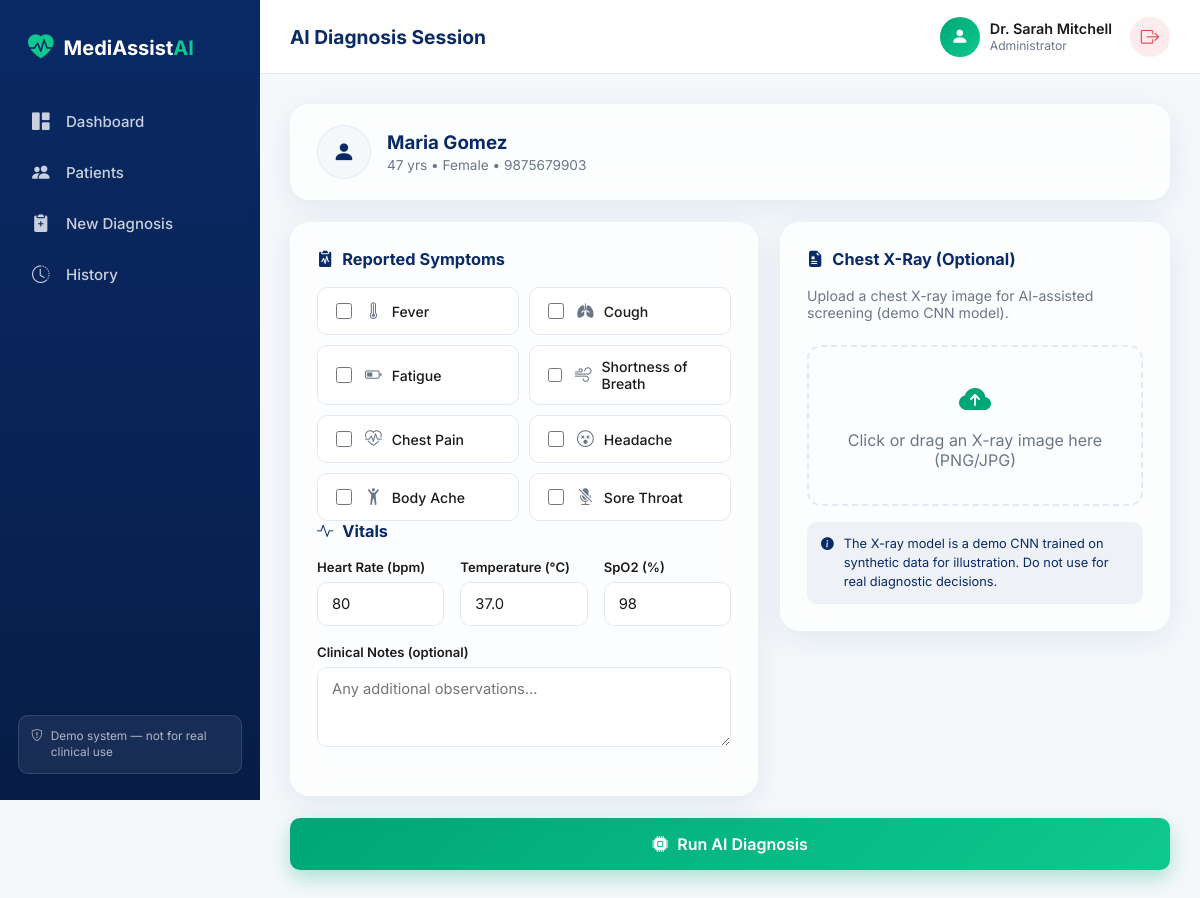
/diagnose/2 (signed in), run on the app's committed database.
### tables this page shows
CREATE TABLE patients (
            id INTEGER PRIMARY KEY AUTOINCREMENT,
            full_name TEXT NOT NULL,
            age INTEGER NOT NULL,
            gender TEXT NOT NULL,
            contact TEXT,
            created_by INTEGER,
            created_at TIMESTAMP DEFAULT CURRENT_TIMESTAMP,
            FOREIGN KEY (created_by) REFERENCES users (id)
        );

### app.py (the view, shortened to what this page needs)
@app.route("/diagnose/<int:patient_id>", methods=["GET", "POST"])
@login_required
def diagnose(patient_id):
    conn = get_connection()
    patient = conn.execute("SELECT * FROM patients WHERE id = ?", (patient_id,)).fetchone()
    if not patient:
        conn.close()
        flash("Patient not found.", "danger")
        return redirect(url_for("patients"))
    conn.close()
    return render_template("diagnose.html", patient=patient)

### app.py (called while the page is built)
def login_required(view_func):
    from functools import wraps
    @wraps(view_func)
    def wrapped(*args, **kwargs):
        if "user_id" not in session:
            flash("Please log in to continue.", "warning")
            return redirect(url_for("login"))
        return view_func(*args, **kwargs)
    return wrapped

### database/db_setup.py (called while the page is built)
def get_connection():
    os.makedirs(os.path.dirname(Config.DATABASE_PATH), exist_ok=True)
    conn = sqlite3.connect(Config.DATABASE_PATH)
    conn.row_factory = sqlite3.Row  # lets us access columns by name
    return conn

### templates/diagnose.html (shortened to what this page needs)
{% extends "base.html" %}
{% block page_title %}AI Diagnosis Session{% endblock %}
{% block content %}
<div class="patient-banner glass-card">
    <div class="table-avatar table-avatar-lg"><i class="bi bi-person-fill"></i></div>
    <div>
        <h3>{{ patient['full_name'] }}</h3>
        <span>{{ patient['age'] }} yrs • {{ patient['gender'] }} • {{ patient['contact'] or 'No contact on file' }}</span>
    </div>
</div>
<form method="POST" enctype="multipart/form-data">
<div class="diagnosis-grid">
    <div class="panel-card glass-card">
        <h3><i class="bi bi-clipboard2-pulse-fill"></i> Reported Symptoms</h3>
        <div class="checkbox-grid">
            <label class="check-tile"><input type="checkbox" name="fever"><i class="bi bi-thermometer-high"></i> Fever</label>
            <label class="check-tile"><input type="checkbox" name="cough"><i class="bi bi-lungs-fill"></i> Cough</label>
            <label class="check-tile"><input type="checkbox" name="fatigue"><i class="bi bi-battery-half"></i> Fatigue</label>
            <label class="check-tile"><input type="checkbox" name="shortness_of_breath"><i class="bi bi-wind"></i> Shortness of Breath</label>
            <label class="check-tile"><input type="checkbox" name="chest_pain"><i class="bi bi-heart-pulse"></i> Chest Pain</label>
            <label class="check-tile"><input type="checkbox" name="headache"><i class="bi bi-emoji-dizzy"></i> Headache</label>
            <label class="check-tile"><input type="checkbox" name="body_ache"><i class="bi bi-person-arms-up"></i> Body Ache</label>
            <label class="check-tile"><input type="checkbox" name="sore_throat"><i class="bi bi-mic-mute-fill"></i> Sore Throat</label>
        </div>
        <h3 class="mt-section"><i class="bi bi-activity"></i> Vitals</h3>
        <div class="form-row">
            <div class="form-group form-group-sm">
                <label>Heart Rate (bpm)</label>
                <input type="number" name="heart_rate" value="80" min="30" max="220">
            </div>
            <div class="form-group form-group-sm">
                <label>Temperature (°C)</label>
                <input type="number" step="0.1" name="temperature" value="37.0" min="30" max="45">
            </div>
            <div class="form-group form-group-sm">
                <label>SpO2 (%)</label>
                <input type="number" name="spo2" value="98" min="50" max="100">
            </div>
        </div>
        <div class="form-group">
            <label>Clinical Notes (optional)</label>
            <textarea name="notes" rows="3" placeholder="Any additional observations..."></textarea>
        </div>
    </div>
    <div class="panel-card glass-card">
        <h3><i class="bi bi-file-earmark-medical-fill"></i> Chest X-Ray (Optional)</h3>
        <p class="form-subtitle">Upload a chest X-ray image for AI-assisted screening (demo CNN model).</p>
        <label class="upload-dropzone" id="dropzone">
            <i class="bi bi-cloud-arrow-up-fill"></i>
            <span id="dropzoneText">Click or drag an X-ray image here (PNG/JPG)</span>
        </label>
        <div class="info-box">
            <i class="bi bi-info-circle-fill"></i>
            <span>The X-ray model is a demo CNN trained on synthetic data for illustration. Do not use for real diagnostic decisions.</span>
        </div>
    </div>
</div>
<button type="submit" class="btn-primary-full btn-run">
    <i class="bi bi-cpu-fill"></i> Run AI Diagnosis
</button>
</form>
{% endblock %}

### static/css/style.css (style rules this page uses)
:root { --primary: #0A2A66; --primary-light: #123a8a; --secondary: #00A676; --secondary-light: #0ec98e; --bg: #F4F8FB; --card: #ffffff; --text: #1B1B1B; --text-muted: #6b7686; --danger: #E5484D; --warning: #F5A623; --border: #e3e9f0; --radius-lg: 20px; --radius-md: 14px; --radius-sm: 10px; --shadow-soft: 0 8px 30px rgba(10, 42, 102, 0.08); --shadow-hover: 0 14px 40px rgba(10, 42, 102, 0.14); }
* { box-sizing: border-box; }
body { margin: 0; font-family: 'Inter', -apple-system, BlinkMacSystemFont, sans-serif; background: var(--bg); color: var(--text); -webkit-font-smoothing: antialiased; }
button { font-family: inherit; }
.glass-card { background: rgba(255, 255, 255, 0.75); backdrop-filter: blur(16px); -webkit-backdrop-filter: blur(16px); border: 1px solid rgba(255, 255, 255, 0.6); border-radius: var(--radius-lg); box-shadow: var(--shadow-soft); transition: transform 0.25s ease, box-shadow 0.25s ease; }
.panel-card { padding: 26px; }
.panel-card h3 { margin: 0 0 18px 0; font-size: 1.02rem; font-weight: 700; color: var(--primary); display: flex; align-items: center; gap: 9px; }
.mt-section { margin-top: 26px; }
.btn-primary, .btn-primary-full, .btn-secondary { display: inline-flex; align-items: center; justify-content: center; gap: 9px; padding: 13px 22px; border-radius: var(--radius-sm); font-weight: 600; font-size: 0.92rem; border: none; cursor: pointer; transition: all 0.2s ease; }
.btn-primary-full { width: 100%; background: linear-gradient(135deg, var(--secondary), var(--secondary-light)); color: #fff; box-shadow: 0 8px 20px rgba(0,166,118,0.3); }
.btn-run { margin-top: 22px; font-size: 1rem; padding: 16px; }
.form-subtitle { color: var(--text-muted); font-size: 0.88rem; margin-bottom: 24px; }
.form-row { display: flex; gap: 16px; }
.form-group { flex: 1; margin-bottom: 18px; }
.form-group-sm { flex: 0.6; }
.form-group label { display: block; font-size: 0.82rem; font-weight: 600; color: var(--text); margin-bottom: 7px; }
.form-group input, .form-group select, .form-group textarea { width: 100%; padding: 12px 14px; border-radius: var(--radius-sm); border: 1.5px solid var(--border); background: #fff; font-size: 0.92rem; font-family: inherit; color: var(--text); transition: border 0.2s ease, box-shadow 0.2s ease; }
.form-group textarea { resize: vertical; }
.checkbox-grid { display: grid; grid-template-columns: repeat(2, 1fr); gap: 10px; }
.check-tile { display: flex; align-items: center; gap: 10px; padding: 12px 14px; border-radius: var(--radius-sm); border: 1.5px solid var(--border); background: #fff; font-size: 0.88rem; font-weight: 500; cursor: pointer; transition: all 0.2s ease; }
.check-tile i { color: var(--text-muted); font-size: 1.05rem; }
.check-tile input { accent-color: var(--secondary); width: 16px; height: 16px; }
.diagnosis-grid { display: grid; grid-template-columns: 1.2fr 1fr; gap: 22px; align-items: start; }
.patient-banner { display: flex; align-items: center; gap: 16px; padding: 20px 26px; margin-bottom: 22px; }
.patient-banner h3 { margin: 0; color: var(--primary); }
.patient-banner span { font-size: 0.85rem; color: var(--text-muted); }
.upload-dropzone { display: flex; flex-direction: column; align-items: center; justify-content: center; gap: 10px; border: 2px dashed var(--border); border-radius: var(--radius-md); padding: 34px 20px; cursor: pointer; color: var(--text-muted); transition: all 0.2s ease; text-align: center; }
.upload-dropzone i { font-size: 2rem; color: var(--secondary); }
.info-box { display: flex; gap: 10px; align-items: flex-start; background: rgba(10,42,102,0.06); color: var(--primary); padding: 12px 14px; border-radius: var(--radius-sm); font-size: 0.8rem; margin-top: 16px; line-height: 1.5; }
.table-avatar { width: 34px; height: 34px; border-radius: 50%; background: var(--bg); border: 1px solid var(--border); display: flex; align-items: center; justify-content: center; color: var(--primary); }
.table-avatar-lg { width: 54px; height: 54px; font-size: 1.4rem; }

### data on the page
patients: full_name "Maria Gomez", age "47", gender "Female", contact "9875679903"

### other printed values
{{ session.get('full_name') }} "Dr. Sarah Mitchell"
{{ session.get('role') }} "Administrator"
